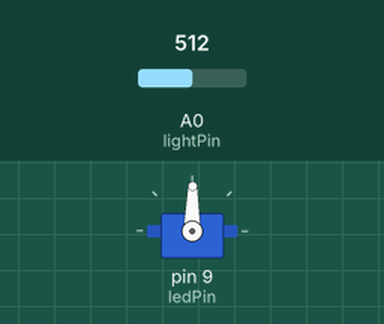
A sketch run on a simulated Arduino Uno, built with avr-gcc and run on an emulated ATmega328P. On the bench: servo. Inputs (shaded band) come from the test bench; at power-on: A0 (lightPin) = 512.

Above: at 1.2 s.
1.3 s: A0 (lightPin) set to 716
At 2.5 s:
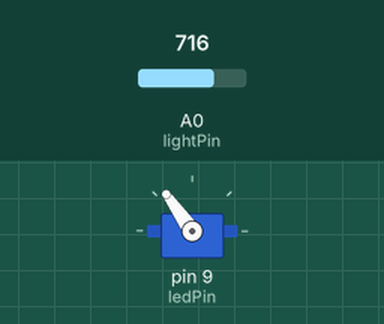
2.8 s: A0 (lightPin) set to 900
At 3.4 s:
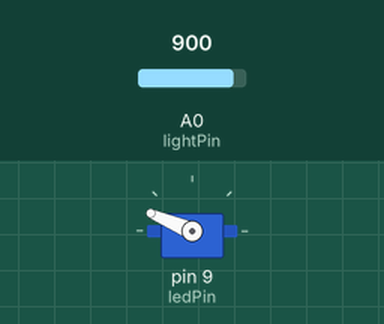
4.3 s: A0 (lightPin) set to 1023
At 4.8 s:
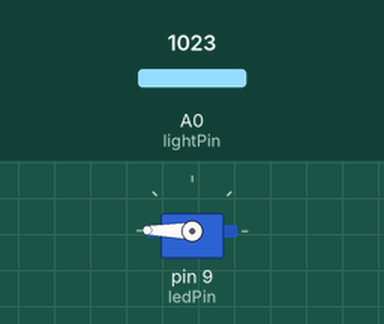
5.8 s: A0 (lightPin) set to 306
At 6.9 s:
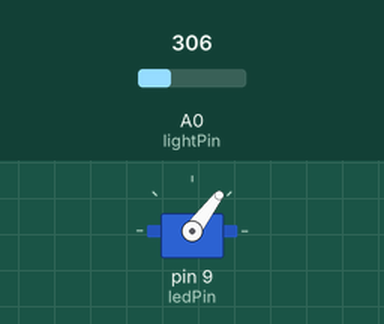
7.3 s: A0 (lightPin) set to 122
At 8.4 s:
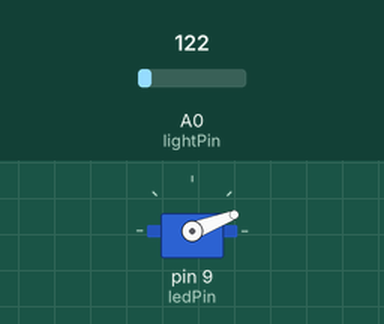
8.8 s: A0 (lightPin) set to 511
At 9.3 s:
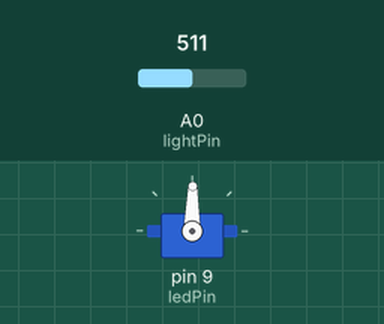
Timing chart, 0 to 11.3 s (numbered marks = the images above; inputs shaded):
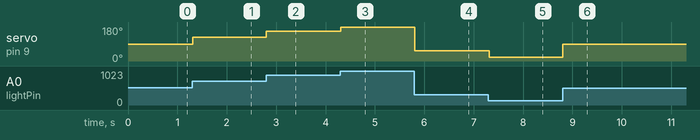

Measured:
- after the input at 1.3 s, servo on pin 9 (ledPin): 89° → 125° at once
- after the input at 2.8 s, servo on pin 9 (ledPin): 125° → 157° at once
- after the input at 4.3 s, servo on pin 9 (ledPin): 157° → 179° at once
- after the input at 5.8 s, servo on pin 9 (ledPin): 179° → 53° at once
- after the input at 7.3 s, servo on pin 9 (ledPin): 53° → 21° at once
- after the input at 8.8 s, servo on pin 9 (ledPin): 21° → 89° at once

The sketch:

build_9_make_it_better_.ino
```cpp
/*
 * A simple programme that will change the intensity of
 * an LED based  * on the amount of light incident on
 * the photo resistor.
 *
 */

//PhotoResistor Pin
int lightPin = 0; //the analog pin the photoresistor is
                  //connected to
                  //the photoresistor is not calibrated to any units so
                  //this is simply a raw sensor value (relative light)
//LED Pin
int ledPin = 9;   //the pin the LED is connected to
                  //we are controlling brightness so
                  //we use one of the PWM (pulse width
                  // modulation pins)

#include <Servo.h>

Servo myservo;  // create servo object to control a servo

int potpin = 0;  // analog pin used to connect the potentiometer
int val;    // variable to read the value from the analog pin


void setup()
{
  pinMode(ledPin, OUTPUT); //sets the led pin to output
  myservo.attach(9);
}
 /*
 * loop() - this function will start after setup
 * finishes and then repeat
 */
void loop()
{
 int lightLevel = analogRead(lightPin); //Read the
                                        // lightlevel
 lightLevel = map(lightLevel, 0, 900, 0, 255);
         //adjust the value 0 to 900 to
         //span 0 to 255


 lightLevel = constrain(lightLevel, 0, 255);//make sure the
                                           //value is betwween
                                           //0 and 255
 analogWrite(ledPin, lightLevel);  //write the value


  val = analogRead(potpin);            // reads the value of the potentiometer (value between 0 and 1023)
  val = map(val, 0, 1023, 0, 179);     // scale it to use it with the servo (value between 0 and 180)
  myservo.write(val);                  // sets the servo position according to the scaled value
  delay(15);
}
```
